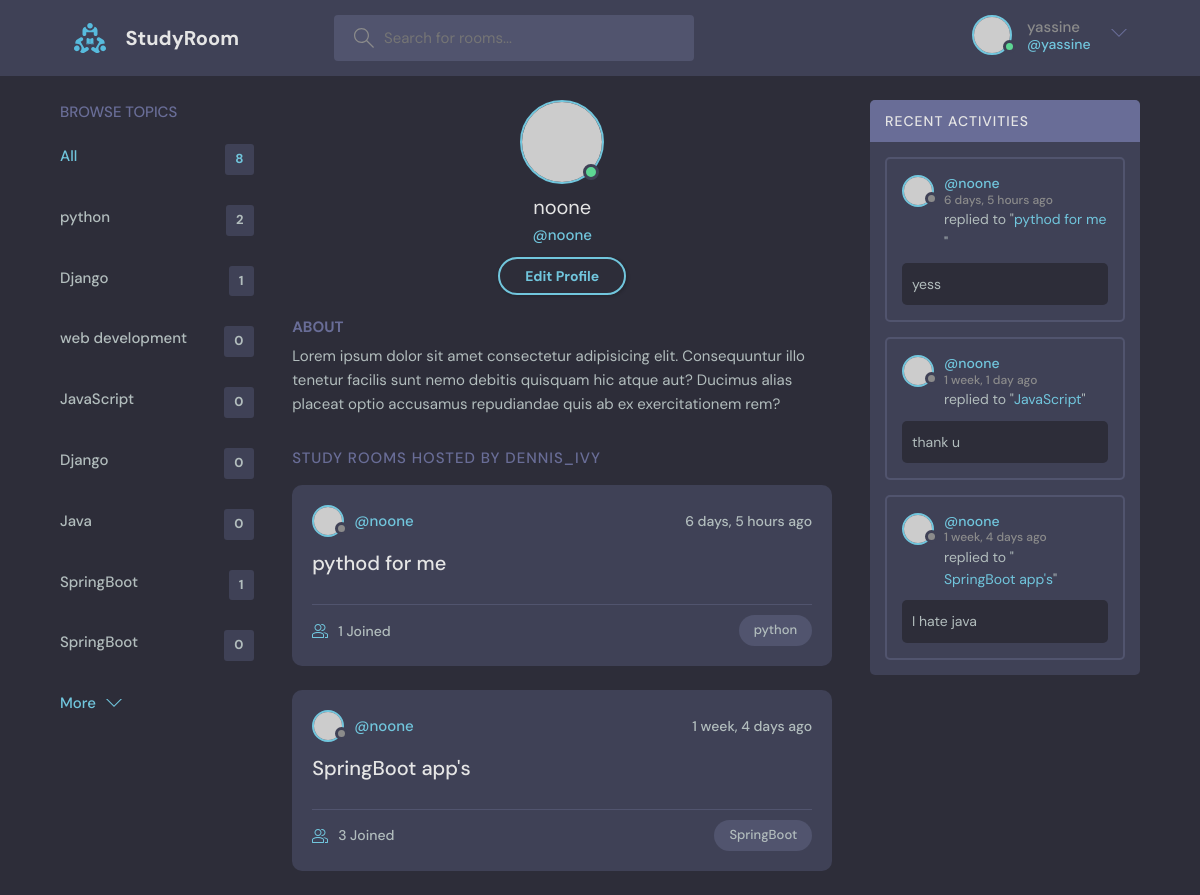
Page /profile/2/ (signed in) on the committed database.
### base/models.py (models this page shows, shortened)
class Topic(models.Model):
    name = models.CharField(max_length=200)
    updated = models.DateTimeField(auto_now=True)
    created = models.DateTimeField(auto_now_add=True)
    id = models.UUIDField(primary_key=True, default=uuid.uuid4, editable=False)

class Room(models.Model):
    host = models.ForeignKey(User, on_delete=models.SET_NULL, null=True)
    topic = models.ForeignKey(Topic, on_delete=models.SET_NULL, null=True)
    name = models.CharField(max_length=200)
    description = models.TextField(null=True, blank=True)
    participants = models.ManyToManyField(User, related_name='participants', blank=True)
    updated = models.DateTimeField(auto_now=True)
    created = models.DateTimeField(auto_now_add=True)
    id = models.UUIDField(primary_key=True, default=uuid.uuid4, editable=False)
    class Meta:
        ordering = ['-updated', '-created']

class Message(models.Model):
    user = models.ForeignKey(User, on_delete=models.CASCADE)
    room = models.ForeignKey(Room, on_delete=models.CASCADE)
    body = models.TextField()
    updated = models.DateTimeField(auto_now=True)
    created = models.DateTimeField(auto_now_add=True)
    id = models.UUIDField(primary_key=True, default=uuid.uuid4, editable=False)
    class Meta:
        ordering = ['-updated', '-created']

### base/views.py (the view)
# urls.py: path('profile/<str:pk>/', views.userProfile, name="profile"),
@login_required(login_url='login')
def userProfile(request, pk):
    user = User.objects.get(id=pk)
    rooms = user.room_set.all()
    room_messages = user.message_set.all()
    topics = Topic.objects.all()
    context = {'user': user, 'rooms': rooms, 'room_messages': room_messages, 'topics': topics}
    return render(request, 'base/profile.html', context)

### base/templates/base/profile.html
{% extends "main.html" %}
{% block content %}
  <main class="profile-page layout layout--3">
    <div class="container">
        {% include "base/component/topic_component.html" %}
      <div class="roomList">
        <div class="profile">
          <div class="profile__avatar">
            <div class="avatar avatar--large active">
              <img src="https://randomuser.me/api/portraits/men/11.jpg" />
            </div>
          </div>
          <div class="profile__info">
            <h3>{{user.username}}</h3>
            <p>@{{user.username}}</p>
            <a href="edit-user.html" class="btn btn--main btn--pill">Edit Profile</a>
          </div>
          <div class="profile__about">
            <h3>About</h3>
            <p>
              Lorem ipsum dolor sit amet consectetur adipisicing elit. Consequuntur illo tenetur
              facilis sunt nemo debitis quisquam hic atque aut? Ducimus alias placeat optio
              accusamus repudiandae quis ab ex exercitationem rem?
            </p>
          </div>
        </div>
        <div class="roomList__header">
          <div>
            <h2>Study Rooms Hosted by dennis_ivy</a>
            </h2>
          </div>
        </div>
        {% include "base/component/feed_component.html" %}
      </div>
        {% include "base/component/activity_component.html" %}
    </div>
  </main>
{% endblock content %}

### templates/navbar.html (shortened to what this page needs)
{% load static %}
<header class="header header--loggedIn">
    <div class="container">
        <a href="{% url 'home' %}" class="header__logo">
            <img src="{% static 'images/logo.svg' %}" />
            <h1>StudyRoom</h1>
        </a>
        <form class="header__search" method="GET" action="{% url 'home' %}">
            <label>
                <input name="q" placeholder="Search for rooms..." />
            </label>
        </form>
        <nav class="header__menu">
            {% if request.user.is_authenticated %}
                <div class="header__user">
                    <a href="profile.html">
                        <div class="avatar avatar--medium active">
                            <img
                                src="https://randomuser.me/api/portraits/men/37.jpg"
                            />
                        </div>
                        <p>{{ request.user.username }} <span>@{{ request.user.username }}</span></p>
                    </a>
                    <button class="dropdown-button">
                        <svg
                            version="1.1"
                            xmlns="http://www.w3.org/2000/svg"
                            width="32"
                            height="32"
                            viewBox="0 0 32 32"
                        >
                            <title>chevron-down</title>
                            <path
                                d="M16 21l-13-13h-3l16 16 16-16h-3l-13 13z"
                            ></path>
                        </svg>
                    </button>
                </div>
            {% else %}
                <a href="{% url 'login' %}">
                    <img src="{% static 'images/avatar.svg' %}" />
                    <p>Login</p>
                </a>
            {% endif %}
        </nav>
    </div>
</header>

### base/templates/base/component/topic_component.html
<div class="topics">
    <div class="topics__header">
        <h2>Browse Topics</h2>
    </div>
    <ul class="topics__list">
        <li>
            <a href="{% url 'home' %}" class="active">All <span>{{topics.count}}</span></a>
        </li>
        {% for topic in topics  %}
            <li>
                <a href="{% url 'home' %}?={{topic.name}}">{{topic.name}} <span>{{topic.room_set.all.count}}</span></a>
            </li>
        {% endfor %}
    </ul>
    <a class="btn btn--link" href="topics.html">
        More
        <svg
            version="1.1"
            xmlns="http://www.w3.org/2000/svg"
            width="32"
            height="32"
            viewBox="0 0 32 32"
        >
            <title>chevron-down</title>
            <path d="M16 21l-13-13h-3l16 16 16-16h-3l-13 13z"></path>
        </svg>
    </a>
</div>

### base/templates/base/component/feed_component.html (shortened to what this page needs)
{% for room in rooms  %}
    <div class="roomListRoom">
        <div class="roomListRoom__header">
            <a href="{% url 'profile' room.host.id %}" class="roomListRoom__author">
                <div class="avatar avatar--small">
                    <img
                        src="https://randomuser.me/api/portraits/women/11.jpg"
                    />
                </div>
                <span>@{{room.host.username}}</span>
            </a>
            <div class="roomListRoom__actions">
                <span>{{room.created | timesince}} ago</span>
            </div>
        </div>
        <div class="roomListRoom__content">
            <a href="{% url 'room' room.id  %}">{{room.name}}</a>
        </div>
        <div class="roomListRoom__meta">
            <a href="{% url 'room' room.id %}" class="roomListRoom__joined">
                {{room.participants.all.count}} Joined
            </a>
            <p class="roomListRoom__topic">{{room.topic.name}}</p>
        </div>
    </div>
{% endfor %}

### base/templates/base/component/activity_component.html (shortened to what this page needs)
<div class="activities">
    <div class="activities__header">
        <h2>Recent Activities</h2>
    </div>
    {% for room_message in room_messages %}
        <div class="activities__box">
            <div class="activities__boxHeader roomListRoom__header">
                <a
                    href="{% url 'profile' room_message.user.id %}"
                    class="roomListRoom__author"
                >
                    <div class="avatar avatar--small">
                        <img
                            src="https://randomuser.me/api/portraits/women/11.jpg"
                        />
                    </div>
                    <p>
                        @{{ room_message.user }}
                        <span>{{room_message.created | timesince}} ago</span>
                    </p>
                </a>
            </div>
            <div class="activities__boxContent">
                <p>
                    replied to "<a href="{% url 'room' room_message.room.id  %}" >{{room_message.room.name}}</a>"
                </p>
                <div class="activities__boxRoomContent">
                    {{room_message.body}}
                </div>
            </div>
        </div>
    {% endfor %}
</div>

### rows in the picture
Topic: name "python", room_set.all.count "2"
Topic: name "Django", room_set.all.count "1"
Topic: name "web development", room_set.all.count "0"
Topic: name "JavaScript", room_set.all.count "0"
Topic: name "Django", room_set.all.count "0"
Topic: name "Java", room_set.all.count "0"
Topic: name "SpringBoot", room_set.all.count "1"
Topic: name "SpringBoot", room_set.all.count "0"
Room: host.username "noone", created "6 days, 5 hours", name "pythod for me", participants.all.count "1", topic.name "python"
Room: host.username "noone", created "1 week, 4 days", name "SpringBoot app's", participants.all.count "3", topic.name "SpringBoot"
Message: user "noone", created "6 days, 5 hours", room.name "pythod for me", body "yess"
Message: user "noone", created "1 week, 1 day", room.name "JavaScript", body "thank u"
Message: user "noone", created "1 week, 4 days", room.name "SpringBoot app's", body "I hate java"

### other values in the picture
{{ request.user.username }} "yassine"
{{ topics.count }} "8"
{{ user.username }} "noone"
